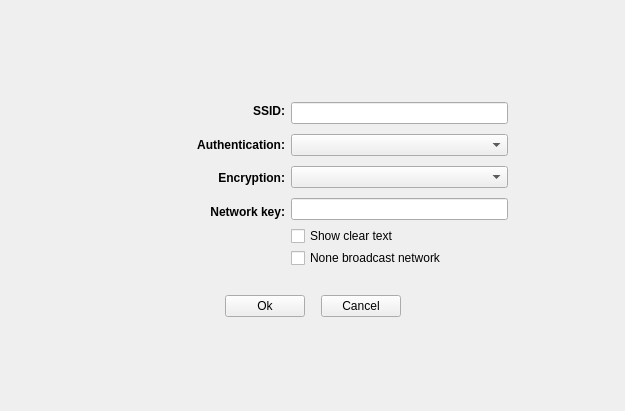
<?xml version="1.0" encoding="UTF-8"?>
<ui version="4.0">
 <class>QGenieWiFiCreateProfileWidget</class>
 <widget class="QWidget" name="QGenieWiFiCreateProfileWidget">
  <property name="geometry">
   <rect>
    <x>0</x>
    <y>0</y>
    <width>625</width>
    <height>411</height>
   </rect>
  </property>
  <property name="windowTitle">
   <string>Form</string>
  </property>
  <layout class="QGridLayout" name="gridLayout_2">
   <item row="0" column="0" colspan="3">
    <spacer name="verticalSpacer_2">
     <property name="orientation">
      <enum>Qt::Vertical</enum>
     </property>
     <property name="sizeType">
      <enum>QSizePolicy::Preferred</enum>
     </property>
     <property name="sizeHint" stdset="0">
      <size>
       <width>422</width>
       <height>70</height>
      </size>
     </property>
    </spacer>
   </item>
   <item row="1" column="0">
    <spacer name="horizontalSpacer_6">
     <property name="orientation">
      <enum>Qt::Horizontal</enum>
     </property>
     <property name="sizeType">
      <enum>QSizePolicy::Preferred</enum>
     </property>
     <property name="sizeHint" stdset="0">
      <size>
       <width>100</width>
       <height>20</height>
      </size>
     </property>
    </spacer>
   </item>
   <item row="1" column="1">
    <layout class="QGridLayout" name="gridLayout">
     <item row="0" column="0">
      <layout class="QVBoxLayout" name="verticalLayout">
       <property name="spacing">
        <number>16</number>
       </property>
       <item>
        <widget class="QLabel" name="m_ssidLabel">
         <property name="styleSheet">
          <string notr="true">font:bold;</string>
         </property>
         <property name="text">
          <string>SSID:</string>
         </property>
         <property name="alignment">
          <set>Qt::AlignRight|Qt::AlignTrailing|Qt::AlignVCenter</set>
         </property>
         <property name="buddy">
          <cstring>m_ssidLE</cstring>
         </property>
        </widget>
       </item>
       <item>
        <widget class="QLabel" name="m_authLB">
         <property name="styleSheet">
          <string notr="true">font:bold;</string>
         </property>
         <property name="text">
          <string>Authentication:</string>
         </property>
         <property name="alignment">
          <set>Qt::AlignRight|Qt::AlignTrailing|Qt::AlignVCenter</set>
         </property>
         <property name="buddy">
          <cstring>m_authList</cstring>
         </property>
        </widget>
       </item>
       <item>
        <widget class="QLabel" name="m_encryLB">
         <property name="styleSheet">
          <string notr="true">font:bold;</string>
         </property>
         <property name="text">
          <string>Encryption:</string>
         </property>
         <property name="alignment">
          <set>Qt::AlignRight|Qt::AlignTrailing|Qt::AlignVCenter</set>
         </property>
         <property name="buddy">
          <cstring>m_encryList</cstring>
         </property>
        </widget>
       </item>
       <item>
        <widget class="QLabel" name="m_netKeyLB">
         <property name="styleSheet">
          <string notr="true">font:bold;</string>
         </property>
         <property name="text">
          <string>Network key:</string>
         </property>
         <property name="alignment">
          <set>Qt::AlignRight|Qt::AlignTrailing|Qt::AlignVCenter</set>
         </property>
         <property name="buddy">
          <cstring>m_netKeyLE</cstring>
         </property>
        </widget>
       </item>
      </layout>
     </item>
     <item row="0" column="1">
      <layout class="QVBoxLayout" name="verticalLayout_2">
       <property name="spacing">
        <number>10</number>
       </property>
       <item>
        <widget class="QLineEdit" name="m_ssidLE"/>
       </item>
       <item>
        <widget class="QComboBox" name="m_authList"/>
       </item>
       <item>
        <widget class="QComboBox" name="m_encryList"/>
       </item>
       <item>
        <widget class="QLineEdit" name="m_netKeyLE">
         <property name="echoMode">
          <enum>QLineEdit::Password</enum>
         </property>
        </widget>
       </item>
      </layout>
     </item>
     <item row="1" column="0">
      <spacer name="horizontalSpacer_5">
       <property name="orientation">
        <enum>Qt::Horizontal</enum>
       </property>
       <property name="sizeType">
        <enum>QSizePolicy::Preferred</enum>
       </property>
       <property name="sizeHint" stdset="0">
        <size>
         <width>168</width>
         <height>18</height>
        </size>
       </property>
      </spacer>
     </item>
     <item row="1" column="1">
      <layout class="QVBoxLayout" name="verticalLayout_3">
       <property name="spacing">
        <number>2</number>
       </property>
       <item>
        <widget class="QCheckBox" name="m_clearTextCB">
         <property name="sizePolicy">
          <sizepolicy hsizetype="Expanding" vsizetype="Fixed">
           <horstretch>0</horstretch>
           <verstretch>0</verstretch>
          </sizepolicy>
         </property>
         <property name="text">
          <string>Show clear text</string>
         </property>
        </widget>
       </item>
       <item>
        <widget class="QCheckBox" name="m_noneBroadcastCB">
         <property name="sizePolicy">
          <sizepolicy hsizetype="Expanding" vsizetype="Fixed">
           <horstretch>0</horstretch>
           <verstretch>0</verstretch>
          </sizepolicy>
         </property>
         <property name="text">
          <string>None broadcast network</string>
         </property>
        </widget>
       </item>
      </layout>
     </item>
    </layout>
   </item>
   <item row="1" column="2">
    <spacer name="horizontalSpacer_7">
     <property name="orientation">
      <enum>Qt::Horizontal</enum>
     </property>
     <property name="sizeType">
      <enum>QSizePolicy::Preferred</enum>
     </property>
     <property name="sizeHint" stdset="0">
      <size>
       <width>100</width>
       <height>20</height>
      </size>
     </property>
    </spacer>
   </item>
   <item row="2" column="1">
    <layout class="QHBoxLayout" name="horizontalLayout">
     <property name="spacing">
      <number>16</number>
     </property>
     <item>
      <spacer name="horizontalSpacer">
       <property name="orientation">
        <enum>Qt::Horizontal</enum>
       </property>
       <property name="sizeHint" stdset="0">
        <size>
         <width>40</width>
         <height>20</height>
        </size>
       </property>
      </spacer>
     </item>
     <item>
      <widget class="QPushButton" name="m_okBtn">
       <property name="text">
        <string>Ok</string>
       </property>
       <property name="autoDefault">
        <bool>true</bool>
       </property>
      </widget>
     </item>
     <item>
      <widget class="QPushButton" name="m_cancelBtn">
       <property name="text">
        <string>Cancel</string>
       </property>
       <property name="autoDefault">
        <bool>true</bool>
       </property>
      </widget>
     </item>
     <item>
      <spacer name="horizontalSpacer_2">
       <property name="orientation">
        <enum>Qt::Horizontal</enum>
       </property>
       <property name="sizeHint" stdset="0">
        <size>
         <width>40</width>
         <height>20</height>
        </size>
       </property>
      </spacer>
     </item>
    </layout>
   </item>
   <item row="3" column="0" colspan="3">
    <spacer name="verticalSpacer">
     <property name="orientation">
      <enum>Qt::Vertical</enum>
     </property>
     <property name="sizeType">
      <enum>QSizePolicy::Preferred</enum>
     </property>
     <property name="sizeHint" stdset="0">
      <size>
       <width>20</width>
       <height>60</height>
      </size>
     </property>
    </spacer>
   </item>
  </layout>
 </widget>
 <tabstops>
  <tabstop>m_ssidLE</tabstop>
  <tabstop>m_authList</tabstop>
  <tabstop>m_encryList</tabstop>
  <tabstop>m_netKeyLE</tabstop>
  <tabstop>m_okBtn</tabstop>
  <tabstop>m_cancelBtn</tabstop>
 </tabstops>
 <resources/>
 <connections/>
</ui>
